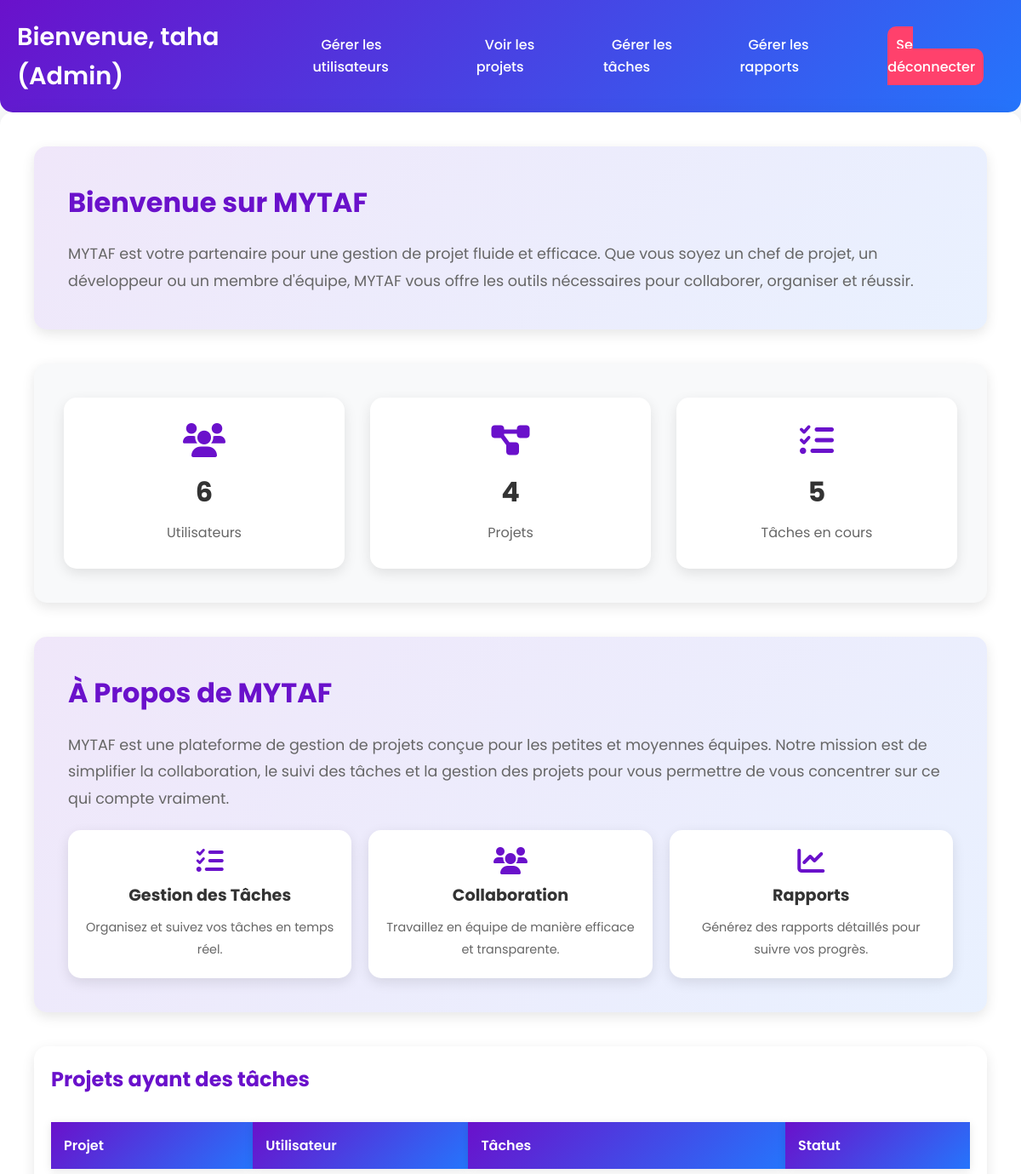
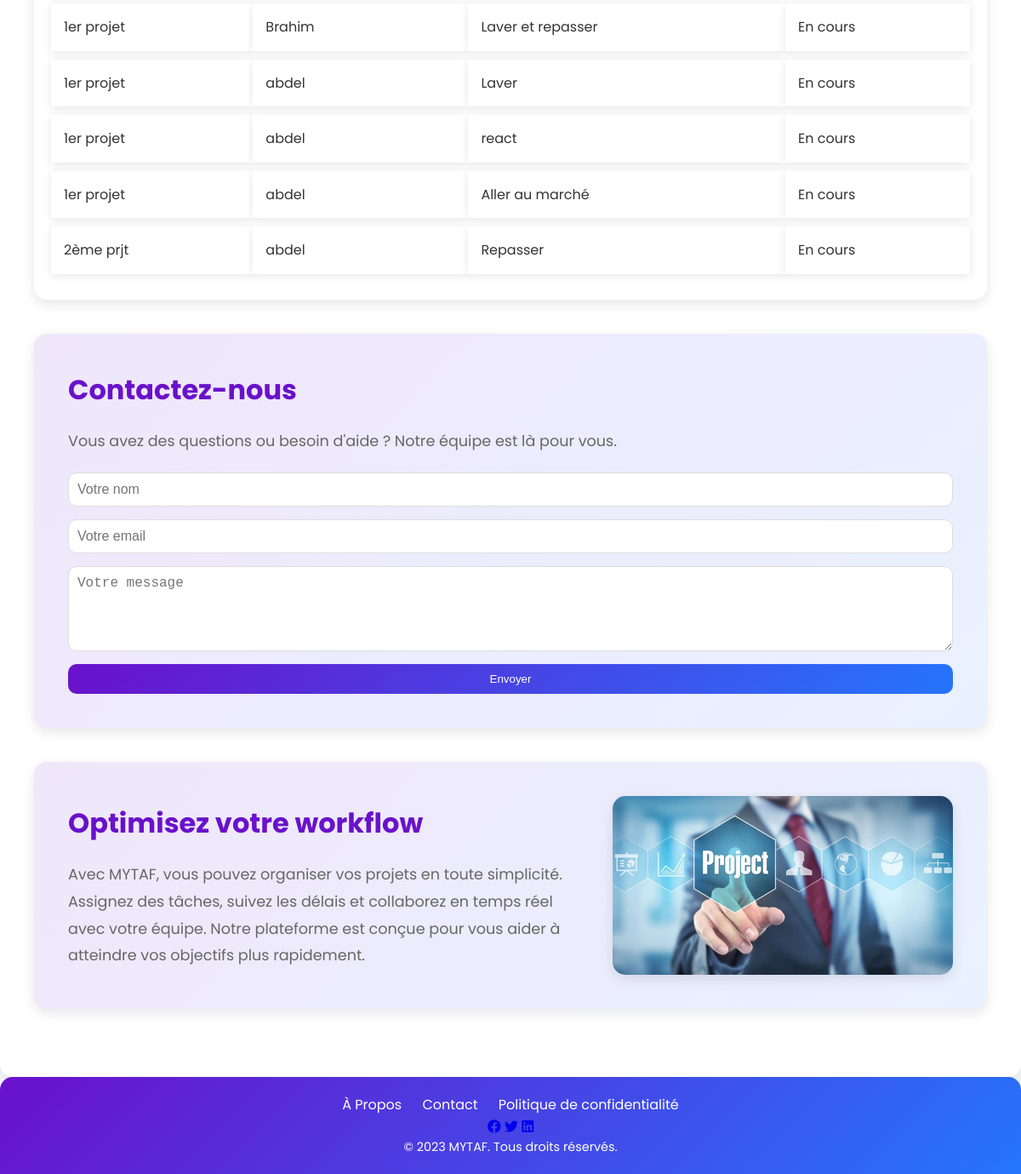
The app's page /views/admin_dashboard.php (signed in) with its own data (2 pictures, top to bottom).
### tables this page shows
CREATE TABLE IF NOT EXISTS `taches` (
  `idtaches` int NOT NULL AUTO_INCREMENT,
  `titre` varchar(45) DEFAULT NULL,
  `description` varchar(45) DEFAULT NULL,
  `statut` varchar(45) DEFAULT NULL,
  `date_limite` varchar(45) DEFAULT NULL,
  `Utilisateurs_id` int NOT NULL,
  `projet_id` int NOT NULL,
  PRIMARY KEY (`idtaches`),
  KEY `fk_taches_Utilisateurs_idx` (`Utilisateurs_id`),
  KEY `fk_taches_projet1_idx` (`projet_id`)
);

CREATE TABLE IF NOT EXISTS `projet` (
  `idprojet` int NOT NULL AUTO_INCREMENT,
  `nom_projet` varchar(45) DEFAULT NULL,
  `description` varchar(45) DEFAULT NULL,
  `date_debut` varchar(45) DEFAULT NULL,
  `date_fin` varchar(45) DEFAULT NULL,
  `statut` varchar(45) DEFAULT NULL,
  PRIMARY KEY (`idprojet`)
);

CREATE TABLE IF NOT EXISTS `users` (
  `idUtilisateurs` int NOT NULL AUTO_INCREMENT,
  `username` varchar(45) DEFAULT NULL,
  `email` varchar(45) DEFAULT NULL,
  `password` varchar(255) DEFAULT NULL,
  `role` enum('admin','member') DEFAULT NULL,
  PRIMARY KEY (`idUtilisateurs`)
);

### classes/User.php (called while the page is built, shortened)
<?php
class User {
    private $conn;
    private $table_name = "users";
    public function __construct($db) {
        $this->conn = $db;
    }
    public function readAll() {
        $query = "SELECT * FROM " . $this->table_name;
        $stmt = $this->conn->prepare($query);
        $stmt->execute();
        return $stmt->fetchAll(PDO::FETCH_ASSOC);
    }
}
?>

### classes/Project.php (called while the page is built, shortened)
<?php
class Project {
    private $conn;
    private $table = "projet";
    public function __construct($db) {
        $this->conn = $db;
    }
    public function read() {
        try {
            $query = "SELECT * FROM " . $this->table;
            $stmt = $this->conn->prepare($query);
            $stmt->execute();
            return $stmt->fetchAll(PDO::FETCH_ASSOC);
        } catch (PDOException $e) {
            error_log("Erreur lors de la lecture des projets : " . $e->getMessage());
            return [];
        }
    }
}
?>

### classes/Task.php (called while the page is built, shortened)
<?php
class Task {
    private $conn;
    private $table = 'taches';
    public function __construct($db) {
        $this->conn = $db;
    }
    public function readAll() {
        $query = "SELECT * FROM " . $this->table;
        $stmt = $this->conn->prepare($query);
        $stmt->execute();
        return $stmt;
    }
}

### views/admin_dashboard.php (the view, shortened to what this page needs)
<?php
require_once __DIR__ . '/../classes/Project.php';
require_once __DIR__ . '/../classes/User.php';
require_once __DIR__ . '/../classes/Task.php';
$database = new Database();
$db = $database->getConnection();
$project = new Project($db);
$user = new User($db);
$task = new Task($db);
$sort = isset($_GET['sort']) ? $_GET['sort'] : 'all';
$projects = $project->read();
$users = $user->readAll();
$tasks = $task->readAll();
if ($sort === 'en_cours') {
    $tasks = array_filter($tasks->fetchAll(PDO::FETCH_ASSOC), function($task) {
        return $task['statut'] === 'en_cours';
    });
} elseif ($sort === 'a_faire') {
    $tasks = array_filter($tasks->fetchAll(PDO::FETCH_ASSOC), function($task) {
        return $task['statut'] === 'a_faire';
    });
} elseif ($sort === 'termine') {
    $tasks = array_filter($tasks->fetchAll(PDO::FETCH_ASSOC), function($task) {
        return $task['statut'] === 'termine';
    });
} elseif ($sort === 'prioritaire') {
    $tasks = array_filter($tasks->fetchAll(PDO::FETCH_ASSOC), function($task) {
        return strtotime($task['date_limite']) < strtotime('+3 days');
    });
} else {
    $tasks = $tasks->fetchAll(PDO::FETCH_ASSOC);
}
$data = [];
foreach ($projects as $project) {
    $projectId = $project['idprojet'];
    $data[$projectId] = [
        'projet' => $project,
        'utilisateurs' => []
    ];
    foreach ($users as $user) {
        $userId = $user['idUtilisateurs'];
        $data[$projectId]['utilisateurs'][$userId] = [
            'utilisateur' => $user,
            'taches' => []
        ];
        foreach ($tasks as $task) {
            if ($task['projet_id'] == $projectId && $task['Utilisateurs_id'] == $userId) {
                $data[$projectId]['utilisateurs'][$userId]['taches'][] = $task;
            }
        }
    }
}
?>
<!DOCTYPE html>
<html lang="fr">
<head>
    <link href="https://cdnjs.cloudflare.com/ajax/libs/font-awesome/6.0.0-beta3/css/all.min.css" rel="stylesheet">
    <link rel="stylesheet" href="../App_MyTaf/assets/css/style.css">
</head>
<body>
    <div class="dashboard-container">
        <header class="dashboard-header">
            <h1>Bienvenue, <?= htmlspecialchars($_SESSION['user']['username']) ?> (Admin)</h1>
            <nav>
                <ul>
                    <li><a href="users.php">Gérer les utilisateurs</a></li>
                    <li><a href="projects.php">Voir les projets</a></li>
                    <li><a href="tasks.php">Gérer les tâches</a></li>
                    <li><a href="reports.php">Gérer les rapports</a></li>
                    <li><a href="../controllers/logout.php" class="logout">Se déconnecter</a></li>
                </ul>
            </nav>
        </header>
        <main class="dashboard-content">
            <section class="welcome-section">
                <div class="welcome-text">
                    <h2>Bienvenue sur MYTAF</h2>
                    <p>
                        MYTAF est votre partenaire pour une gestion de projet fluide et efficace. Que vous soyez un chef de projet, un développeur ou un membre d'équipe, MYTAF vous offre les outils nécessaires pour collaborer, organiser et réussir.
                    </p>
                </div>
            </section>
            <section class="dashboard-stats">
                <div class="stat">
                    <i class="fas fa-users"></i>
                    <h2><?= count($users) ?></h2>
                    <p>Utilisateurs</p>
                </div>
                <div class="stat">
                    <i class="fas fa-project-diagram"></i>
                    <h2><?= count($projects) ?></h2>
                    <p>Projets</p>
                </div>
                <div class="stat">
                    <i class="fas fa-tasks"></i>
                    <h2><?= count($tasks) ?></h2>
                    <p>Tâches en cours</p>
                </div>
            </section>
            <section class="about-section">
                <h2>À Propos de MYTAF</h2>
                <p>
                    MYTAF est une plateforme de gestion de projets conçue pour les petites et moyennes équipes. Notre mission est de simplifier la collaboration, le suivi des tâches et la gestion des projets pour vous permettre de vous concentrer sur ce qui compte vraiment.
                </p>
                <div class="about-features">
                    <div class="feature">
                        <i class="fas fa-tasks"></i>
                        <h3>Gestion des Tâches</h3>
                        <p>Organisez et suivez vos tâches en temps réel.</p>
                    </div>
                    <div class="feature">
                        <i class="fas fa-users"></i>
                        <h3>Collaboration</h3>
                        <p>Travaillez en équipe de manière efficace et transparente.</p>
                    </div>
                    <div class="feature">
                        <i class="fas fa-chart-line"></i>
                        <h3>Rapports</h3>
                        <p>Générez des rapports détaillés pour suivre vos progrès.</p>
                    </div>
                </div>
            </section>
            <section class="search-results">
                <h2>Projets ayant des tâches</h2>
                <table>
                    <thead>
                        <tr>
                            <th>Projet</th>
                            <th>Utilisateur</th>
                            <th>Tâches</th>
                            <th>Statut</th>
                        </tr>
                    </thead>
                    <tbody>
                        <?php foreach ($data as $projectId => $projectData): ?>
                            <?php $projectName = htmlspecialchars($projectData['projet']['nom_projet']); ?>
                            <?php foreach ($projectData['utilisateurs'] as $userId => $userData): ?>
                                <?php $userName = htmlspecialchars($userData['utilisateur']['username']); ?>
                                <?php foreach ($userData['taches'] as $task): ?>
                                    <tr>
                                        <td><?= $projectName ?></td>
                                        <td><?= $userName ?></td>
                                        <td><?= htmlspecialchars($task['titre']) ?></td>
                                        <td><?= htmlspecialchars($task['statut']) ?></td>
                                    </tr>
                                <?php endforeach; ?>
                            <?php endforeach; ?>
                        <?php endforeach; ?>
                    </tbody>
                </table>
            </section>
            <section class="contact-section">
                <h2>Contactez-nous</h2>
                <p>Vous avez des questions ou besoin d'aide ? Notre équipe est là pour vous.</p>
                <form action="#" method="post">
                    <input type="text" name="name" placeholder="Votre nom" required>
                    <input type="email" name="email" placeholder="Votre email" required>
                    <textarea name="message" placeholder="Votre message" required></textarea>
                    <button type="submit">Envoyer</button>
                </form>
            </section>
            <section class="info-section">
                <div class="info-text">
                    <h2>Optimisez votre workflow</h2>
                    <p>
                        Avec MYTAF, vous pouvez organiser vos projets en toute simplicité. Assignez des tâches, suivez les délais et collaborez en temps réel avec votre équipe. Notre plateforme est conçue pour vous aider à atteindre vos objectifs plus rapidement.
                    </p>
                </div>
                <img src="gestion-projet.jpg" alt="">
            </section>
        </main>
        <footer class="dashboard-footer">
            <div class="footer-links">
                <a href="#">À Propos</a>
                <a href="#">Contact</a>
                <a href="#">Politique de confidentialité</a>
            </div>
            <div class="social-media">
                <a href="#"><i class="fab fa-facebook"></i></a>
                <a href="#"><i class="fab fa-twitter"></i></a>
                <a href="#"><i class="fab fa-linkedin"></i></a>
            </div>
            <p>&copy; 2023 MYTAF. Tous droits réservés.</p>
        </footer>
    </div>
</body>
</html>

### assets/css/style.css (style rules this page uses)
* { margin: 0; padding: 0; box-sizing: border-box; }
body { font-family: 'Poppins', sans-serif; background-color: #f8f9fa; color: #333; line-height: 1.6; display: flex; flex-direction: column; min-height: 100vh; }
.dashboard-content, .project-section, .task-section, .user-section, .form-section { max-width: 1200px; margin: 40px auto; background-color: #fff; padding: 30px; border-radius: 15px; box-shadow: 0 10px 30px rgba(0, 0, 0, 0.1); }
table { width: 100%; border-collapse: collapse; margin-top: 20px; }
table th, table td { padding: 15px; text-align: left; border-bottom: 1px solid #ddd; }
table th { background-color: #6a11cb; color: #fff; }
.footer-links a { color: #fff; text-decoration: none; margin: 0 10px; }

### records on screen
taches: projet.nom_projet "1er projet", Utilisateurs.username "Brahim", titre "Laver et repasser", statut "En cours"
taches: projet.nom_projet "1er projet", Utilisateurs.username "abdel", titre "Laver", statut "En cours"
taches: projet.nom_projet "1er projet", Utilisateurs.username "abdel", titre "react", statut "En cours"
taches: projet.nom_projet "1er projet", Utilisateurs.username "abdel", titre "Aller au marché", statut "En cours"
taches: projet.nom_projet "2ème prjt", Utilisateurs.username "abdel", titre "Repasser", statut "En cours"

### other values on screen
$_SESSION['user']['username'] "taha"
count($users) "6"
count($projects) "4"
count($tasks) "5"
